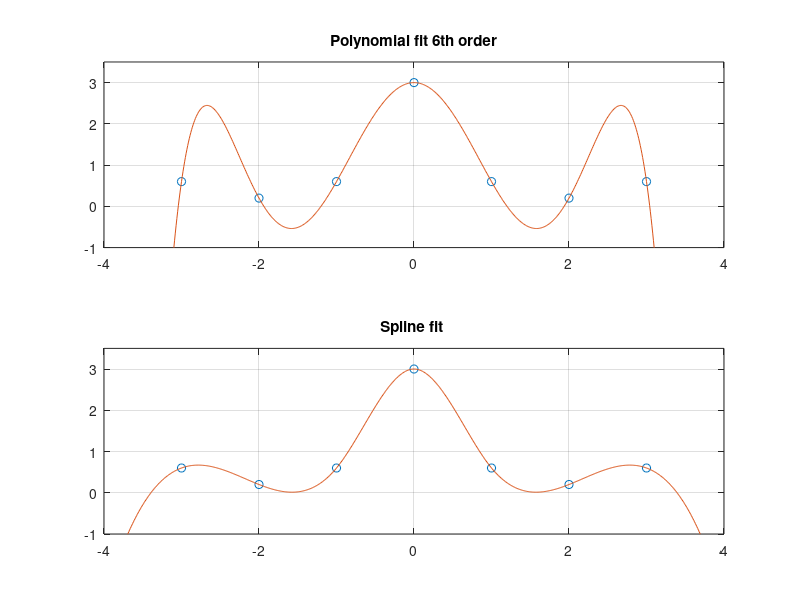

Recreate this plot in MATLAB.
% P7_9.M Compare 6th order polynomial and spline fit
%
%
x=-3:3;
y=[0.6 0.2 0.6 3.0 0.6 0.2 0.6];
%
fprintf(' Coefficients of 6th order polynomial')
p=polyfit(x,y,6)
xplot=[-4:0.01:4];
f=polyval(p,xplot);
%
clf
subplot(2,1,1),plot(x,y,'o',xplot,f,'-')
title('Polynomial fit 6th order')
axis([-4 4 -1 3.5])
grid 
%
yspline=spline(x,y,xplot);
subplot(2,1,2),plot(x,y,'o',xplot,yspline,'-')
title('Spline fit ')
axis([-4 4 -1 3.5])
grid 
%
% Add a few comments to introduce the script and
%  explain it
